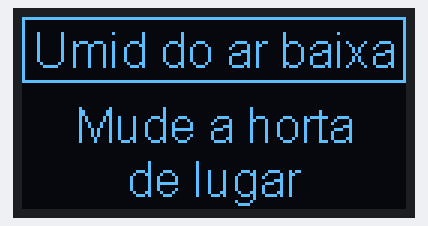
This sketch was run on a simulated ESP8266 (NodeMCU). Parts: 128×64 one-colour display.

Above: at 0.1 s.

The sketch:

mensagens-OLED.ino
```cpp
#include <SSD1306Wire.h>

#define scl 18
#define sda 19

SSD1306Wire  display(0x3c, sda, scl);

void setup() {
  display.init();
}

void loop() {
  display.clear();
  display.setFont(ArialMT_Plain_16);
  //display.setColor(WHITE);
  display.drawRect(0, 0, 128, 22);
  display.drawString(4, 2, "Umid do ar baixa");

  display.setFont(ArialMT_Plain_16);
  display.drawString(10, 27, "  Mude a horta\n");
  display.drawString(35, 45,"de lugar\n");
  display.display();
  delay(1000);
}
```
